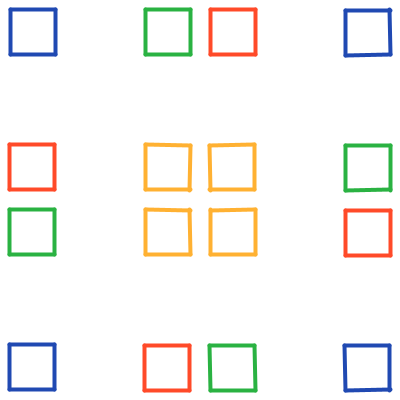
Frame 1 (no input)
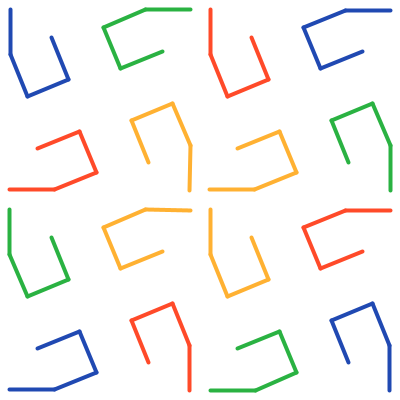
Frame 60 (the mouse pressed at the canvas centre just before this capture)
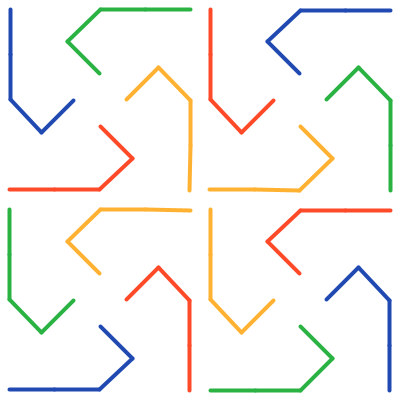
Frame 120 (the mouse held since frame 60 and released just before this capture)

The Processing sketch that drew these frames (run headless with seeded random() and noise(); from frame 60 on, the mouse is pressed at the canvas centre):

// Processing sketch: processing_165432
// ── processing_165432.pde

float sLength = 45;
float gap = 10; 
float sx, sy; 
float mx, my; 
float inc, angle1, angle2, angle3, angle4; 
float angleStart, angleGoal; 
int angleCounter; 
int FORTH = 1;
int BACK = -1; 
int direction;  

void setup() {
  size(400, 400);
  background(255);
  strokeWeight(4);
  smooth();

  mx = width/4; 
  my = height/4; 

  sx = gap; 
  sy = height/2-gap;

  angleStart = -PI/2; 
  angleGoal = 0; 

  inc = 0.02;
  angle1 = 0; 
  angle2 = angleStart;
  angle3 = angleStart; 
  angle4 = angleStart;
  angleCounter = 2;
  direction = FORTH;
}
void draw() { 
  background(255);
  stroke(0);

  for (float a = 0; a < TWO_PI; a += PI/2) {
    pushMatrix(); 
    translate(width/2, height/2); 
    rotate(a); 

    float angle = 0; 
    for (int i = 0; i < 4; i++) {
      switch (i) {
      case 0: 
        stroke(#2AB242); 
        break; 
      case 1: 
        stroke(#FFB132); 
        break; 
      case 2: 
        stroke(#FF4A29); 
        break; 
      case 3:
        stroke(#2049B2); 
        break;
      }
      //for (float angle = 0; angle < TWO_PI; angle += PI/2) {        
      pushMatrix(); 
      translate(mx, my); 
      rotate(angle); 
      drawLinien(sx, sy, sLength);
      popMatrix();
      angle += PI/2;
    }

    popMatrix();
  }

  switch(angleCounter) {
  case 1:
    break;
  case 2: 
    if (angle2 < angleGoal) {
      angle2 += inc;
      if (angle2 >= angleGoal) {
        angleCounter = setAngleCounter(angleCounter, direction); 
        angle2 = angleGoal;
      }
    }
    break;
  case 3: 
    if (angle3 < angleGoal) {
      angle3 += inc;
      if (angle3 >= angleGoal) {
        angleCounter = setAngleCounter(angleCounter, direction); 
        angle3 = angleGoal;
      }
    }
    break;
  case 4: 
    if (angle4 < angleGoal) {
      angle4 += inc;
      if (angle4 >= angleGoal) {
        angle4 = angleGoal;               
        angleCounter = setAngleCounter(angleCounter, direction);
      }
    }
    break;

  case 5: 
    if (direction == BACK) {
      angleStart = -PI/2;
      angleGoal = 0; 
      angle1 = 0; 
      angle2 = angleStart;
      angle3 = angleStart; 
      angle4 = angleStart;
      angleCounter = 2;
      direction = FORTH; 
      sx = gap;
    } else {
      angleStart = 0;
      angleGoal = PI/2;
      angle1 = -PI; 
      angle2 = angleStart;
      angle3 = angleStart; 
      angle4 = angleStart;
      angleCounter = 4;
      sx = width/2 - gap; 
      direction = BACK;
    }    
    break;
  }
}

void drawLinien(float _sx, float _sy, float _length) {
  pushMatrix(); 
  //stroke(100); 
  translate(_sx-mx, _sy-my);
  rotate(angle1);
  line(0, 0, _length, 0);  

  translate(_length, 0);  
  rotate(angle2);
  line(0, 0, _length, 0);

  translate(_length, 0); 
  rotate(angle3);
  line(0, 0, _length, 0); 

  translate(_length, 0);
  rotate(angle4);  
  line(0, 0, _length, 0);
  
  popMatrix();
}

int setAngleCounter(int _angleCounter, int _dir) {
  int ac = _angleCounter; 

  if (direction == FORTH) {
    if (ac == 2) {
      return 3;
    }
    if (ac == 3) {
      return 4;
    } 
    if (ac == 4) {
      return 5;
    }
  }
  if (direction == BACK) {
    if (ac == 2) {
      return 5;
    }
    if (ac == 3) {
      return 2;
    } 
    if (ac == 4) {
      return 3;
    }
  }

  return 5;
}
